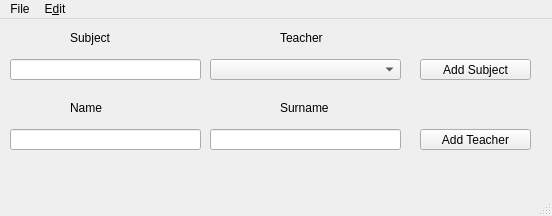
<?xml version="1.0" encoding="UTF-8"?>
<ui version="4.0">
 <class>createDBClass</class>
 <widget class="QMainWindow" name="createDBClass">
  <property name="geometry">
   <rect>
    <x>0</x>
    <y>0</y>
    <width>552</width>
    <height>216</height>
   </rect>
  </property>
  <property name="windowTitle">
   <string>Create a New Database</string>
  </property>
  <property name="windowIcon">
   <iconset resource="../resources/res.qrc">
    <normaloff>:/imgs/images/window_icon.ico</normaloff>:/imgs/images/window_icon.ico</iconset>
  </property>
  <widget class="QWidget" name="centralwidget">
   <widget class="QLineEdit" name="lnSubject">
    <property name="geometry">
     <rect>
      <x>10</x>
      <y>40</y>
      <width>191</width>
      <height>21</height>
     </rect>
    </property>
   </widget>
   <widget class="QLineEdit" name="lnTeacherName">
    <property name="geometry">
     <rect>
      <x>10</x>
      <y>110</y>
      <width>191</width>
      <height>21</height>
     </rect>
    </property>
   </widget>
   <widget class="QComboBox" name="cbnTeacher">
    <property name="geometry">
     <rect>
      <x>210</x>
      <y>40</y>
      <width>191</width>
      <height>21</height>
     </rect>
    </property>
   </widget>
   <widget class="QLineEdit" name="lnTeacherSurname">
    <property name="geometry">
     <rect>
      <x>210</x>
      <y>110</y>
      <width>191</width>
      <height>21</height>
     </rect>
    </property>
   </widget>
   <widget class="QPushButton" name="btnAddSubject">
    <property name="geometry">
     <rect>
      <x>420</x>
      <y>40</y>
      <width>111</width>
      <height>21</height>
     </rect>
    </property>
    <property name="text">
     <string>Add Subject</string>
    </property>
   </widget>
   <widget class="QPushButton" name="btnAddTeacher">
    <property name="geometry">
     <rect>
      <x>420</x>
      <y>110</y>
      <width>111</width>
      <height>21</height>
     </rect>
    </property>
    <property name="text">
     <string>Add Teacher</string>
    </property>
   </widget>
   <widget class="QLabel" name="label">
    <property name="geometry">
     <rect>
      <x>70</x>
      <y>10</y>
      <width>71</width>
      <height>18</height>
     </rect>
    </property>
    <property name="text">
     <string>Subject</string>
    </property>
   </widget>
   <widget class="QLabel" name="label_2">
    <property name="geometry">
     <rect>
      <x>280</x>
      <y>10</y>
      <width>71</width>
      <height>18</height>
     </rect>
    </property>
    <property name="text">
     <string>Teacher</string>
    </property>
   </widget>
   <widget class="QLabel" name="label_3">
    <property name="geometry">
     <rect>
      <x>70</x>
      <y>80</y>
      <width>71</width>
      <height>18</height>
     </rect>
    </property>
    <property name="text">
     <string>Name</string>
    </property>
   </widget>
   <widget class="QLabel" name="label_4">
    <property name="geometry">
     <rect>
      <x>280</x>
      <y>80</y>
      <width>71</width>
      <height>18</height>
     </rect>
    </property>
    <property name="text">
     <string>Surname</string>
    </property>
   </widget>
   <widget class="QLabel" name="lblQueryStatus">
    <property name="geometry">
     <rect>
      <x>10</x>
      <y>140</y>
      <width>521</width>
      <height>20</height>
     </rect>
    </property>
    <property name="text">
     <string/>
    </property>
    <property name="alignment">
     <set>Qt::AlignCenter</set>
    </property>
   </widget>
  </widget>
  <widget class="QMenuBar" name="menubar">
   <property name="geometry">
    <rect>
     <x>0</x>
     <y>0</y>
     <width>552</width>
     <height>22</height>
    </rect>
   </property>
   <widget class="QMenu" name="menuFile">
    <property name="title">
     <string>File</string>
    </property>
    <addaction name="actionDBCreate"/>
   </widget>
   <widget class="QMenu" name="menuEdit">
    <property name="title">
     <string>E&amp;dit</string>
    </property>
    <addaction name="actionUpdate"/>
    <addaction name="actionDelete"/>
   </widget>
   <addaction name="menuFile"/>
   <addaction name="menuEdit"/>
  </widget>
  <widget class="QStatusBar" name="statusbar"/>
  <action name="actionUpdate">
   <property name="text">
    <string>&amp;Update Subjects or Teachers</string>
   </property>
  </action>
  <action name="actionDelete">
   <property name="text">
    <string>&amp;Delete Subjects or Teachers</string>
   </property>
  </action>
  <action name="actionDBCreate">
   <property name="text">
    <string>&amp;Create a new database</string>
   </property>
  </action>
 </widget>
 <tabstops>
  <tabstop>lnSubject</tabstop>
  <tabstop>cbnTeacher</tabstop>
  <tabstop>btnAddSubject</tabstop>
  <tabstop>lnTeacherName</tabstop>
  <tabstop>lnTeacherSurname</tabstop>
  <tabstop>btnAddTeacher</tabstop>
 </tabstops>
 <resources>
  <include location="../resources/res.qrc"/>
 </resources>
 <connections/>
</ui>
